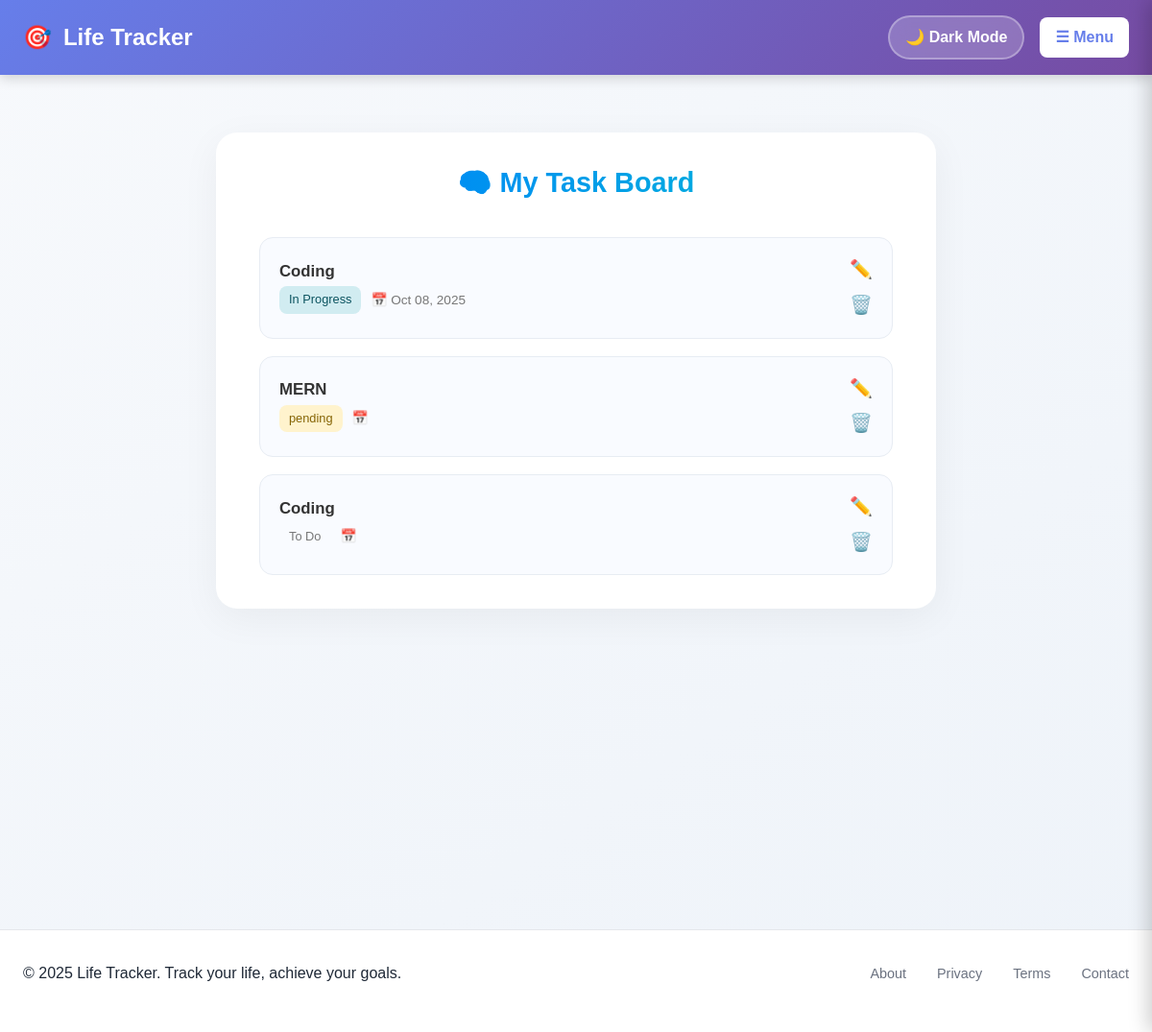
Page /tasks/ on the earlier database version.
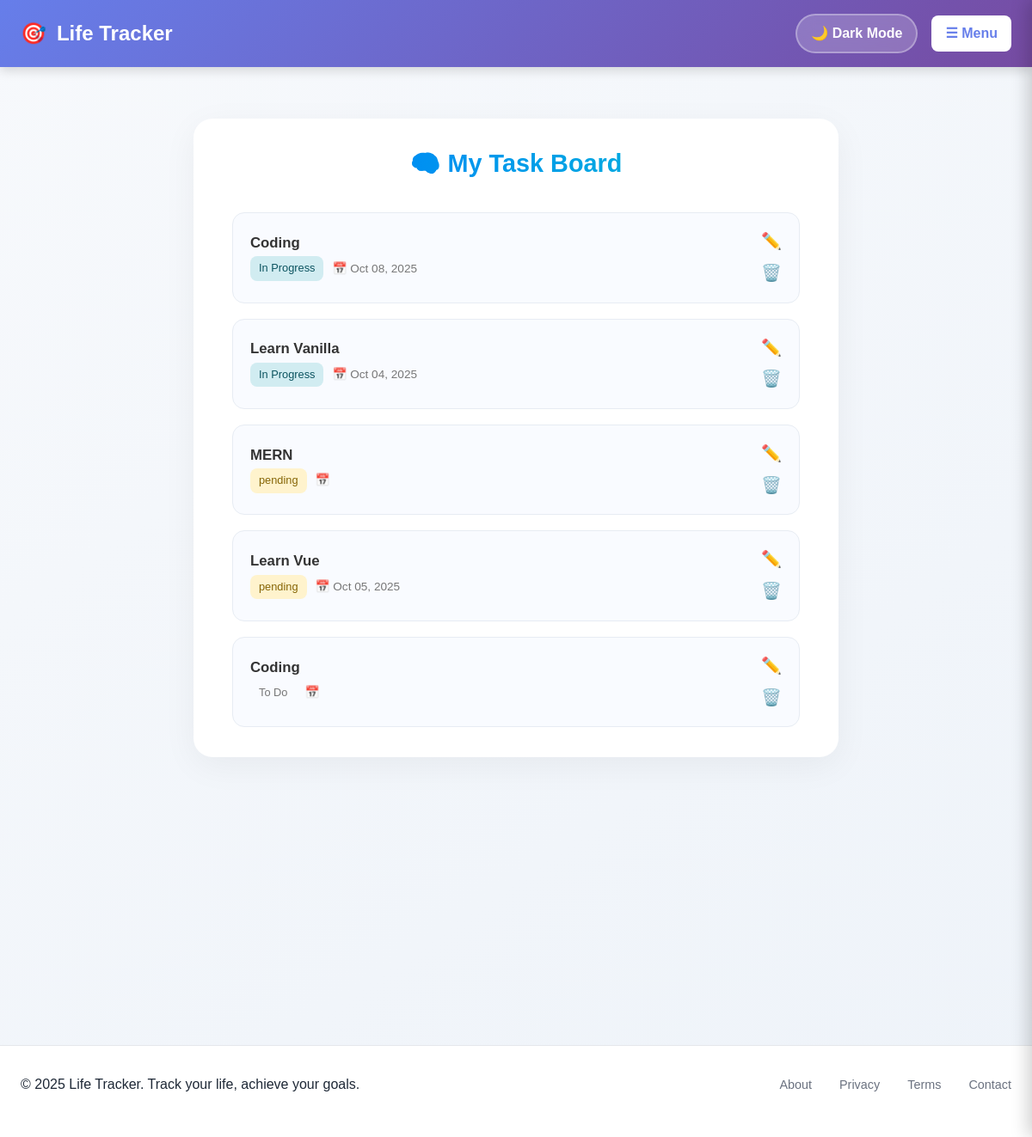
Same page on the later database version.
### tracker/models.py (models this page shows, shortened)
class Task(models.Model):
    STATUS_CHOICES = [
        ('todo', 'To Do'),
        ('in_progress', 'In Progress'),
        ('done', 'Done'),
    ]
    title = models.CharField(max_length=200)
    due_date = models.DateField(null=True, blank=True)
    completed = models.BooleanField(default=False)
    created_at = models.DateTimeField(auto_now_add=True)
    category = models.ForeignKey('Category', on_delete=models.SET_NULL, null=True, blank=True)
    status = models.CharField(max_length=20, choices=STATUS_CHOICES, default='todo')
    order = models.IntegerField(default=0)

### tracker/views.py (the view)
# urls.py: path('tasks/', views.tasks, name='tasks'),
def tasks(request):
    tasks = Task.objects.all().order_by('status','order', 'created_at')
    return render(request, 'task.html' , {'tasks': tasks})

### tracker/templates/task.html (shortened to what this page needs)
{% extends 'base.html' %}
{% block content %}
<div class="tasks-container">
    <h2 class="page-title">🧠 My Task Board</h2>
    {% if tasks %}
        <div class="task-list">
            {% for task in tasks %}
            <div class="task-item">
                <div class="task-info">
                    <h4 class="task-title">{{ task.title }}</h4>
                    <div class="task-meta">
                        <span class="status-tag
                            {% if task.status == 'pending' %}pending
                            {% elif task.status == 'in_progress' %}in-progress
                            {% elif task.status == 'completed' %}completed{% endif %}">
                            {{ task.get_status_display }}
                        </span>
                        <span class="due-date">📅 {{ task.due_date|date:"M d, Y" }}</span>
                    </div>
                </div>
                <div class="task-actions">
                    <a href="{% url 'update_task' task.id %}" class="action-btn edit" title="Edit Task">✏️</a>
                    <a href="{% url 'delete_task' task.id %}" class="action-btn delete" title="Delete Task">🗑️</a>
                </div>
            </div>
            {% endfor %}
        </div>
    {% else %}
        <p class="no-tasks">No tasks yet — add one to get started!</p>
    {% endif %}
</div>
{% endblock %}

Differences in the rows shown:
added Task: title "Learn Vanilla", status "In Progress", due_date "Oct 04, 2025"
added Task: title "Learn Vue", status "pending", due_date "Oct 05, 2025"
